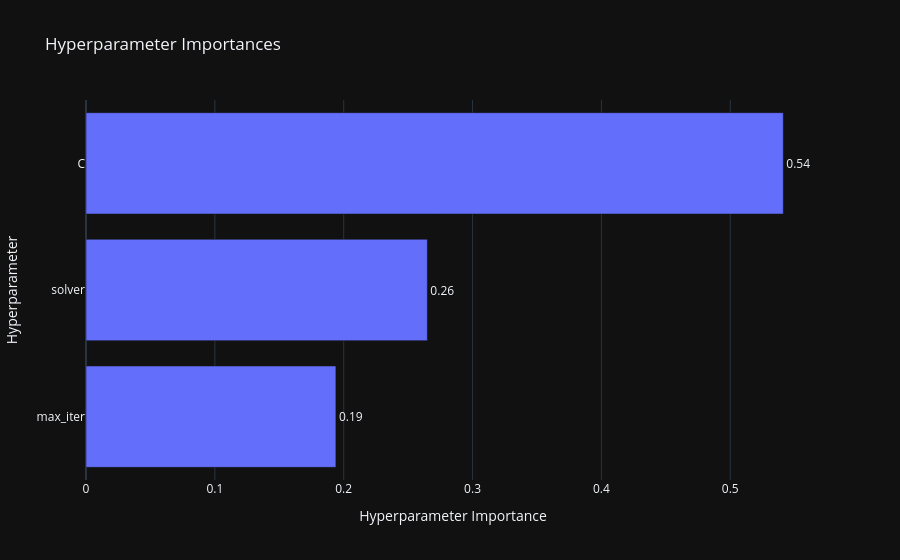

Notebook code for this chart:
### Code cell
optuna.visualization.plot_param_importances(study)

### Figure 1 — Plotly figure (JSON) as saved in the notebook; plotly's stock layout.template omitted (floating-point values rounded to 4 significant figures)
{"data": [{"cliponaxis": false, "hovertemplate": ["max_iter (IntDistribution): 0.19393449777075872<extra></extra>", "solver (CategoricalDistribution): 0.2649093559932757<extra></extra>", "C (FloatDistribution): 0.5411561462359655<extra></extra>"], "name": "Objective Value", "orientation": "h", "text": ["0.19", "0.26", "0.54"], "textposition": "outside", "x": [0.1939, 0.2649, 0.5412], "y": ["max_iter", "solver", "C"], "type": "bar"}], "layout": {"title": {"text": "Hyperparameter Importances"}, "xaxis": {"title": {"text": "Hyperparameter Importance"}}, "yaxis": {"title": {"text": "Hyperparameter"}}}}
